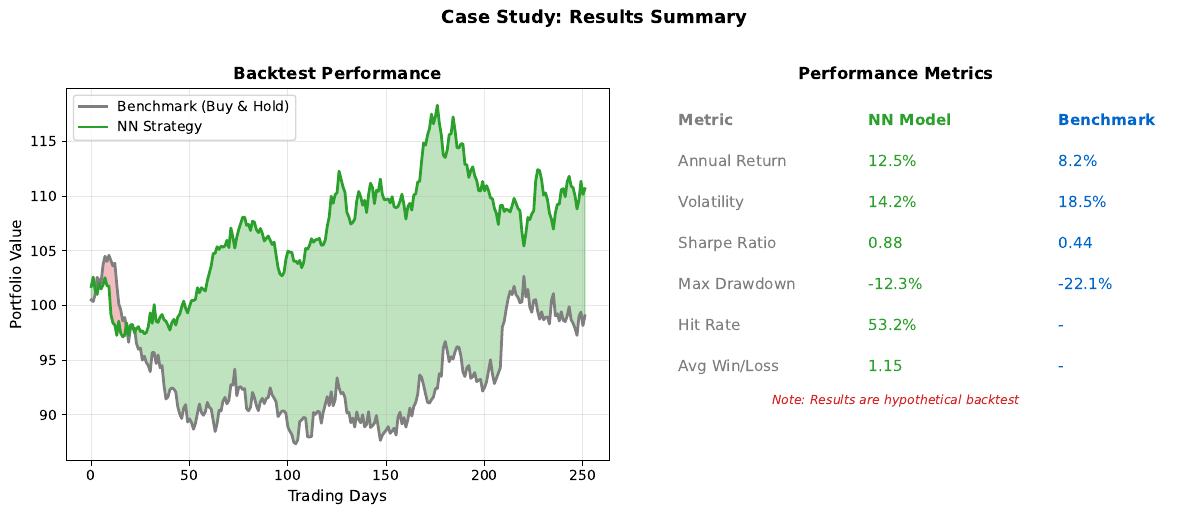

Write the Python code that produced this figure.
CHART_METADATA = {
    'title': 'Case Study Results',
    'url': 'https://github.com/QuantLet/neural-networks-introduction/tree/main/case_study_results'
}

import matplotlib.pyplot as plt
import numpy as np

mlpurple = '#3333B2'
mlblue = '#0066CC'
mlorange = '#FF7F0E'
mlgreen = '#2CA02C'
mlred = '#D62728'
mlgray = '#7F7F7F'

fig, axes = plt.subplots(1, 2, figsize=(12, 5))

np.random.seed(42)

# Left: Cumulative returns comparison
ax1 = axes[0]
days = np.arange(252)
benchmark = 100 * np.exp(np.cumsum(np.random.randn(252) * 0.01))
nn_strategy = 100 * np.exp(np.cumsum(np.random.randn(252) * 0.008 + 0.0002))

ax1.plot(days, benchmark, color=mlgray, lw=2, label='Benchmark (Buy & Hold)')
ax1.plot(days, nn_strategy, color=mlgreen, lw=2, label='NN Strategy')
ax1.fill_between(days, benchmark, nn_strategy, where=nn_strategy > benchmark, alpha=0.3, color=mlgreen)
ax1.fill_between(days, benchmark, nn_strategy, where=nn_strategy < benchmark, alpha=0.3, color=mlred)

ax1.set_xlabel('Trading Days', fontsize=11)
ax1.set_ylabel('Portfolio Value', fontsize=11)
ax1.set_title('Backtest Performance', fontsize=12, fontweight='bold')
ax1.legend(loc='upper left')
ax1.grid(True, alpha=0.3)

# Right: Performance metrics
ax2 = axes[1]
ax2.axis('off')

metrics = [
    ('Metric', 'NN Model', 'Benchmark'),
    ('Annual Return', '12.5%', '8.2%'),
    ('Volatility', '14.2%', '18.5%'),
    ('Sharpe Ratio', '0.88', '0.44'),
    ('Max Drawdown', '-12.3%', '-22.1%'),
    ('Hit Rate', '53.2%', '-'),
    ('Avg Win/Loss', '1.15', '-'),
]

y_pos = 0.9
for row in metrics:
    for i, (text, color) in enumerate(zip(row, [mlgray, mlgreen, mlblue])):
        weight = 'bold' if y_pos > 0.85 else 'normal'
        ax2.text(0.1 + i*0.35, y_pos, text, fontsize=11, color=color, fontweight=weight, ha='left')
    y_pos -= 0.11

ax2.text(0.5, 0.15, 'Note: Results are hypothetical backtest', transform=ax2.transAxes,
         ha='center', fontsize=9, color=mlred, style='italic')
ax2.set_title('Performance Metrics', fontsize=12, fontweight='bold')

plt.suptitle('Case Study: Results Summary', fontsize=13, fontweight='bold', y=1.02)
plt.tight_layout()
plt.savefig('case_study_results.pdf', bbox_inches='tight', dpi=300)
plt.savefig('case_study_results.png', bbox_inches='tight', dpi=300)
plt.close()
print("Generated: case_study_results.pdf")
